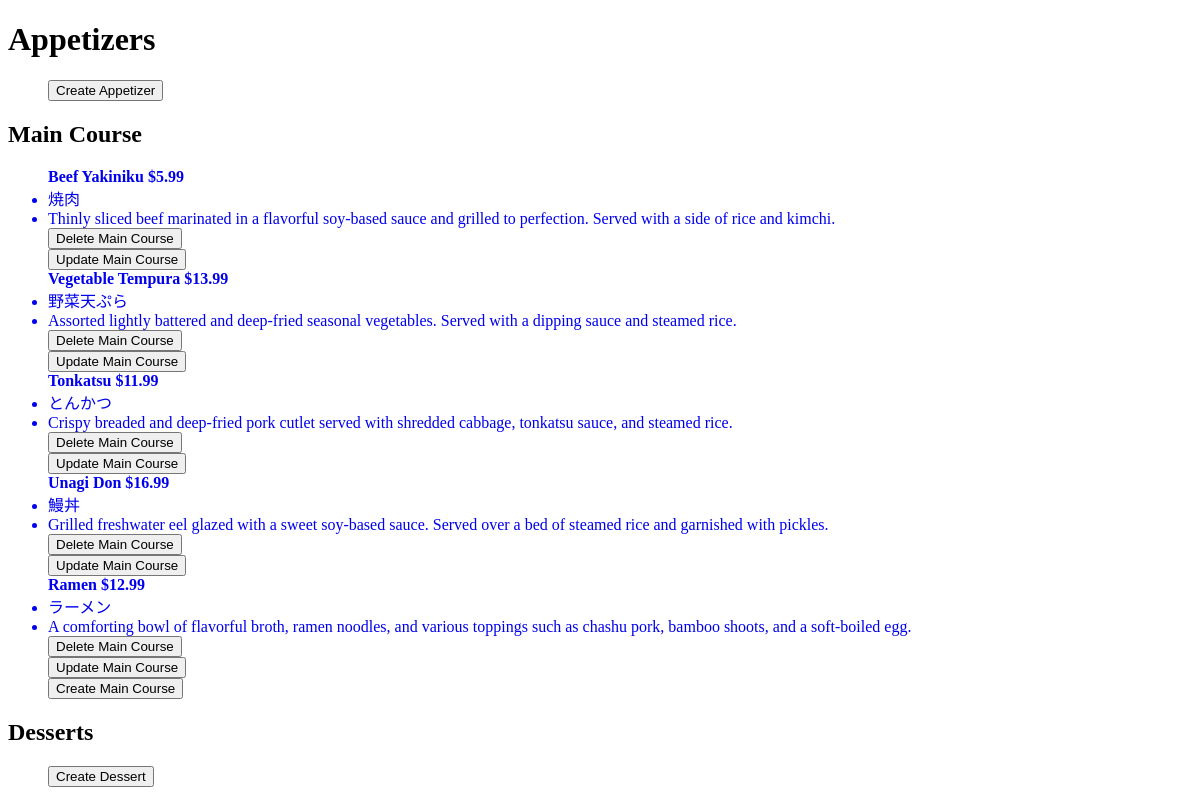
The app's page /backoffice/main_course_list/, older data.
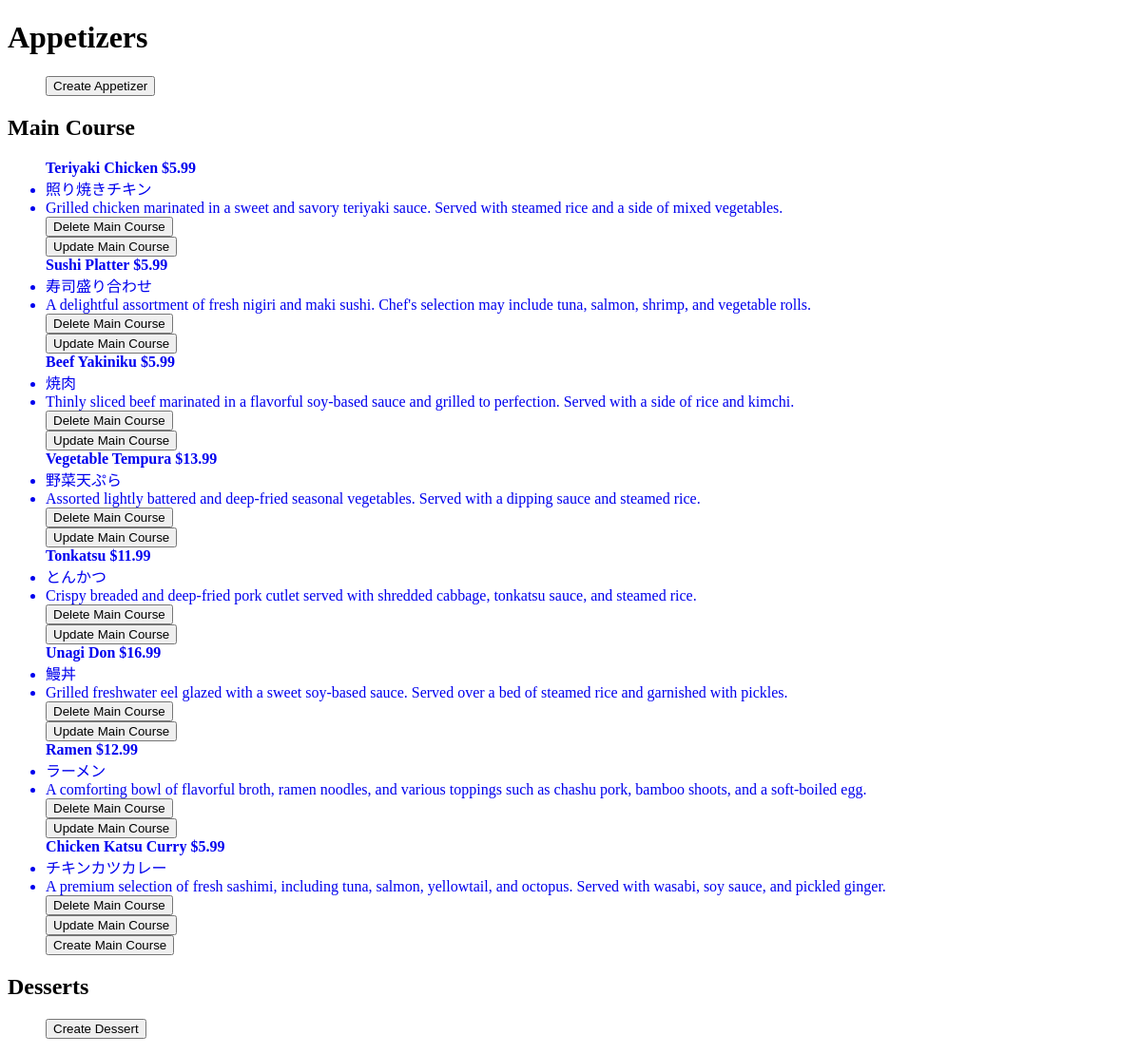
The same page, newer data.
### menu_app/models.py (models this page shows, shortened)
class MainCourse(models.Model):
    type = models.CharField(max_length=100)
    name = models.CharField(max_length=100)
    japanese_name = models.CharField(max_length=100)
    price = models.DecimalField(max_digits=10, decimal_places=2)
    description = models.CharField(max_length=100)

### menu_app/views.py (the view)
# urls.py: path('main_course_list/', main_record),
def main_record(request):
  main_course_list = MainCourse.objects.all()
  return render(request, 'office.html', {'main_course_list': main_course_list})

### menu_app/templates/office.html (shortened to what this page needs)
<!DOCTYPE html>
<html lang="en">
  <head>
  </head>
  <body>
    <h1>Appetizers</h1>
    <ul>
      <form action="{% url 'menu_app:create_appetizer'  %}" method="POST">
        <button type="submit">Create Appetizer</button>
      </form>
    </ul>
    <h2>Main Course</h2>
    <ul>
      {% for main in main_course_list %}
      <a style="text-decoration: none" href="{% url 'main_item' main.id %}">
        <b>{{ main.name }} ${{ main.price }}</b>
        <li>{{ main.japanese_name }}</li>
        <li>{{ main.description }}</li>
      </a>
      <form
        action="{% url 'menu_app:delete_main_course' main.id %}"
        method="POST"
      >
        <button type="submit">Delete Main Course</button>
      </form>
      <form
        action="{% url 'menu_app:update_main_course' main.id %}"
        method="POST"
      >
        <button type="submit">Update Main Course</button>
      </form>
      {% endfor %}
      <form action="{% url 'menu_app:create_main_course'  %}" method="POST">
        <button type="submit">Create Main Course</button>
      </form>
    </ul>
    <h2>Desserts</h2>
    <ul>
      <form action="{% url 'menu_app:create_dessert'  %}" method="POST">
        <button type="submit">Create Dessert</button>
      </form>
    </ul>
  </body>
</html>

Row changes from the older to the newer data that the page shows:
added MainCourse: name "Teriyaki Chicken", price "5.99", japanese_name "照り焼きチキン", description "Grilled chicken marinated in a sweet and savory teriyaki sauce. Served with steamed rice and a side of mixed vegetables."
added MainCourse: name "Sushi Platter", price "5.99", japanese_name "寿司盛り合わせ", description "A delightful assortment of fresh nigiri and maki sushi. Chef's selection may include tuna, salmon, shrimp, and vegetable rolls."
added MainCourse: name "Chicken Katsu Curry", price "5.99", japanese_name "チキンカツカレー", description "A premium selection of fresh sashimi, including tuna, salmon, yellowtail, and octopus. Served with wasabi, soy sauce, and pickled ginger."
